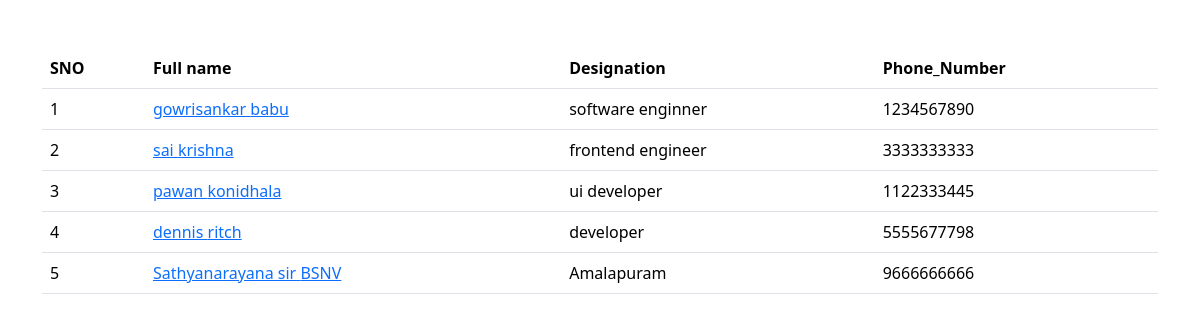
The page / on the database its author committed.
### salary/models.py (models this page shows, shortened)
class Employee(models.Model):
    first_name=models.CharField(max_length=100)
    last_name=models.CharField(max_length=100)
    photo=models.ImageField(upload_to='images')
    designation=models.CharField(max_length=100)
    email_address=models.EmailField(max_length=100,unique=True)
    phone_number=models.CharField(max_length=10,blank=True)

### Employee/views.py (the view)
# urls.py: 2. Add a URL to urlpatterns:  path('', views.home, name='home')
def home(request):
    employees=Employee.objects.all()
    context={
        'employees':employees,
    }
    return render(request,'home.html',context)

### templates/home.html (shortened to what this page needs)
<!DOCTYPE html>
<html lang="en">
<head>
    <link href="https://cdn.jsdelivr.net/npm/bootstrap@5.3.1/dist/css/bootstrap.min.css" rel="stylesheet">
</head>
<body>
    <div class="container mt-5">
        <table class="table">
            <thead>
              <tr>
                <th>SNO</th>
                <th>Full name</th>
                <th>Designation</th>
                <th>Phone_Number</th>
              </tr>
            </thead>
            <tbody>
                {% for emp  in employees  %}
                  <tr>
                    <td>{{forloop.counter}}</td>
                    <td><a href="{% url 'employee_detail' emp.id %}">{{emp.first_name}} {{emp.last_name}}</td>
                    <td>{{emp.designation}}</td>
                    <td>{{emp.phone_number}}</td>
                  </tr>
                {% endfor %}
            </tbody>
        </table>
    </div>
</body>
</html>

### rows shown on the page
Employee: first_name "gowrisankar", last_name "babu", designation "software enginner", phone_number "1234567890"
Employee: first_name "sai", last_name "krishna", designation "frontend engineer", phone_number "3333333333"
Employee: first_name "pawan", last_name "konidhala", designation "ui developer", phone_number "1122333445"
Employee: first_name "dennis", last_name "ritch", designation "developer", phone_number "5555677798"
Employee: first_name "Sathyanarayana sir", last_name "BSNV", designation "Amalapuram", phone_number "9666666666"
